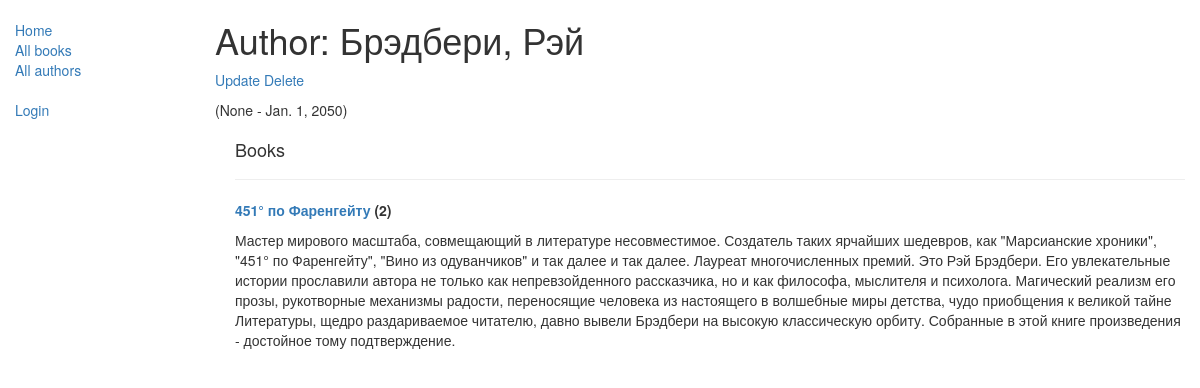
The app's page /catalog/author/1 with its own data.
### catalog/models.py (models this page shows, shortened)
class Author(models.Model):
    first_name = models.CharField(max_length=100)
    last_name = models.CharField(max_length=100)
    date_of_birth = models.DateField(null=True, blank=True)
    date_of_death = models.DateField('died', null=True, blank=True)

class Book(models.Model):
    title = models.CharField(max_length=200)
    author = models.ForeignKey('Author', on_delete=models.SET_NULL, null=True)
    summary = models.TextField(max_length=1000, help_text="Enter a brief description of the book")
    isbn = models.CharField('ISBN',max_length=13, help_text='13 Character <a href="https://www.isbn-international.org/content/what-isbn">ISBN number</a>')
    genre = models.ManyToManyField(Genre, help_text="Select a genre for this book")
    language = models.ForeignKey(Language, on_delete=models.SET_NULL, null=True)
    def display_genre(self):
        """
        Creates a string for the Genre. This is required to display genre in Admin.
        """
        return ', '.join([ genre.name for genre in self.genre.all()[:5] ])
    display_genre.short_description = 'Genre'

### catalog/views.py (the view)
# urls.py: re_path(r'^author/(?P<pk>\d+)$', views.AuthorDetailView.as_view(), name='author-detail'),
class AuthorDetailView(generic.DetailView):
    model = Author

### catalog/templates/catalog/author_detail.html
{% extends "base_generic.html" %}
{% block content %}
  <h1>Author: {{ author.last_name }}, {{ author.first_name }}</h1>
  <p><a href="{% url 'author_update' author.pk %}"> Update </a> <a href="{% url 'author_delete' author.pk %}"> Delete </a></p>
  <p>({{author.date_of_birth}} - {{ author.date_of_death }})</p>
  <div style="margin-left:20px;margin-top:20px">
    <h4>Books</h4>
    {% for book in author.book_set.all %}
    <hr>
    <p><strong> <a href="{% url 'book-detail' book.pk %}"> {{ book.title }} </a> ({{ book.bookinstance_set.all.count }}) </strong></p>
    <p> {{book.summary}} </p>
    {% endfor %}
  </div>
{% endblock %}

### records on screen
Author: last_name "Брэдбери", first_name "Рэй", date_of_birth "None", date_of_death "Jan. 1, 2050"
Book: title "451° по Фаренгейту", bookinstance_set.all.count "2", summary "Мастер мирового масштаба, совмещающий в литературе несовместимое. Создатель таких ярчайших шедевров, как \"Марсианские хроники\", \"451° по Фаренгейту\", \"Вино из одуванчиков\" и так далее и так далее. Лауреат многочисленных премий. Это Рэй Брэдбери. Его увлекательные истории прославили автора не только как непревзойденного рассказчика, но и как философа, мыслителя и психолога. Магический реализм его прозы, рукотворные механизмы радости, переносящие человека из настоящего в волшебные миры детства, чудо приобщения к великой тайне Литературы, щедро раздариваемое читателю, давно вывели Брэдбери на высокую классическую орбиту. Собранные в этой книге произведения - достойное тому подтверждение."
